Frame 1 (no input): blank canvas, image omitted
Frame 60 (no input): blank canvas, image omitted
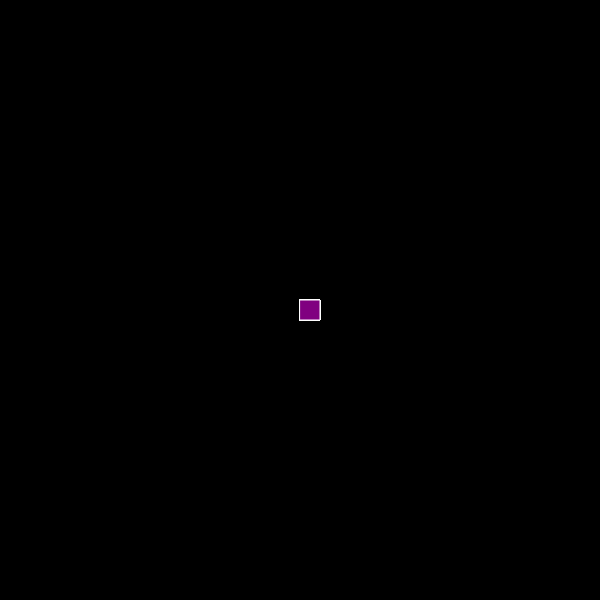
Frame 120 (the mouse pressed at the canvas centre since frame 60)

The p5.js sketch whose frames 1 and 60 were blank and that drew this single picture after the mouse press (run headless with seeded random() and noise() and a simulated clock; from frame 60 on, the mouse is pressed at the canvas centre):

// p5.js sketch
// ── sketch.js
function setup() {
    createCanvas(600, 600);
     background("black");
  }
  
  function draw() {
    stroke("white");
    fill("purple");
    
   if(mouseIsPressed){
    rect(mouseX,mouseY,20,20 );
    }
  }
